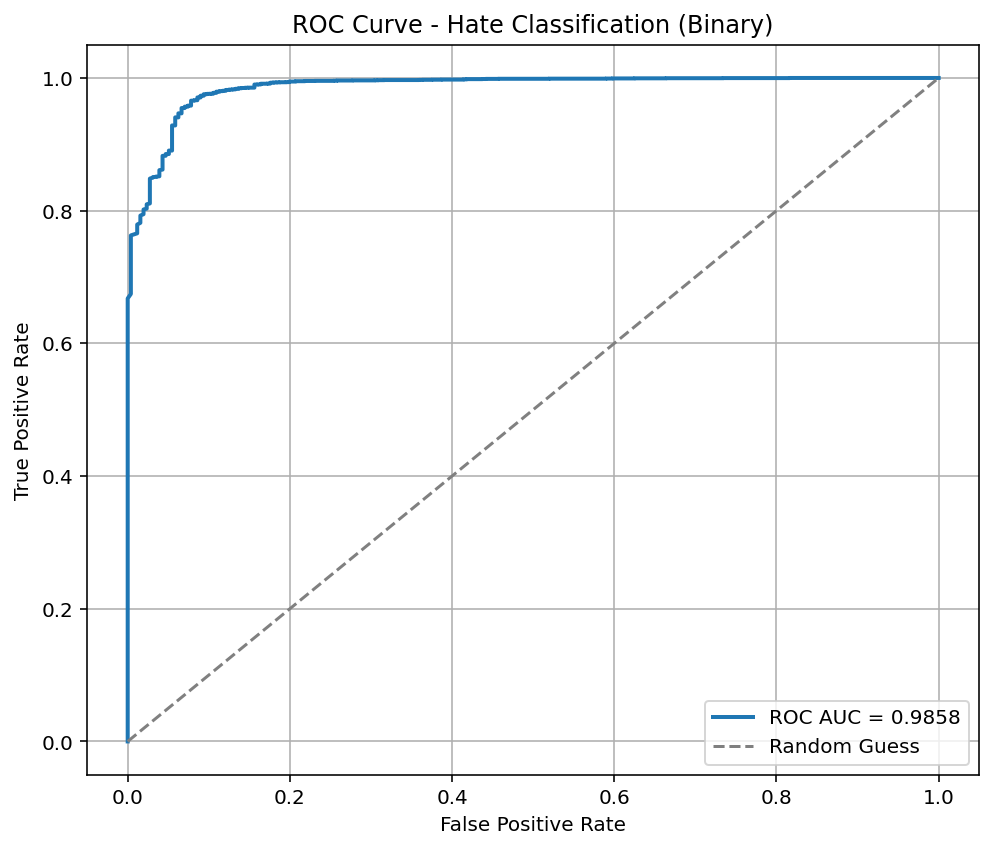

Write Python code to recreate this figure.
import pandas as pd
import torch
import numpy as np
from sklearn.model_selection import train_test_split
from sklearn.preprocessing import LabelEncoder, label_binarize
from sklearn.metrics import roc_auc_score, roc_curve
from transformers import AutoTokenizer, AutoModelForSequenceClassification
from datasets import Dataset
import matplotlib.pyplot as plt
from torch.nn.functional import softmax

# MODELİ YÜKLE
# Hate modelinizi yüklemek için yolu güncelledik
model_path = "./distilbert_hate_final_model"
model = AutoModelForSequenceClassification.from_pretrained(model_path)
tokenizer = AutoTokenizer.from_pretrained(model_path)
device = "cuda" if torch.cuda.is_available() else "cpu"
model = model.to(device)
model.eval() # Modeli değerlendirme moduna al

# VERİYİ YÜKLE
df = pd.read_excel("../MonkeyPox.xlsx")
# 'Sentiment' yerine 'Hate' sütununu kullanıyoruz
df = df[['Translated Post Description', 'Hate']].dropna()
df['Translated Post Description'] = df['Translated Post Description'].apply(lambda x: " ".join(str(x).split()[:250]))
df['Hate'] = df['Hate'].str.lower().str.strip()

# LABEL ENCODE
le = LabelEncoder()
df['label'] = le.fit_transform(df['Hate'])

# TEST VERİSİ
X_train, X_test, y_train, y_test = train_test_split(
    df['Translated Post Description'],
    df['label'],
    test_size=0.1,
    stratify=df['label'],
    random_state=42
)

# TOKENİZASYON
test_ds = Dataset.from_dict({"text": X_test.tolist(), "label": y_test.tolist()})
test_ds = test_ds.map(lambda x: tokenizer(x['text'], padding="max_length", truncation=True, max_length=512), batched=True)

# MODEL İLE TAHMİN
all_logits = []
model.eval() # Modeli değerlendirme moduna al
with torch.no_grad(): # Gradyan hesaplamalarını devre dışı bırak (bellek ve hız için)
    # Batch boyutunu modelin eğitiminde kullanılan batch boyutuyla uyumlu tutmak iyi bir uygulamadır.
    # Burada 16 olarak ayarlı, eğitimde 8 kullanıyorduk. 8 olarak değiştirebiliriz.
    batch_size_inference = 8 # Eğitimdeki batch boyutunu kullanmak daha tutarlı olabilir
    for i in range(0, len(test_ds), batch_size_inference):
        batch = test_ds[i:i+batch_size_inference]
        inputs = {
            'input_ids': torch.tensor(batch['input_ids']).to(model.device),
            'attention_mask': torch.tensor(batch['attention_mask']).to(model.device)
        }
        outputs = model(**inputs)
        all_logits.append(outputs.logits.cpu().numpy())

# SONUÇLARI HAZIRLA
all_logits = np.concatenate(all_logits, axis=0)
probs = softmax(torch.tensor(all_logits), dim=1).numpy()
num_labels = model.config.num_labels

# ROC AUC Eğrisi Çizimi
if num_labels == 2:
    # İkili sınıflandırma (hate ve not hate) için ROC AUC
    auc = roc_auc_score(y_test, probs[:, 1])
    fpr, tpr, _ = roc_curve(y_test, probs[:, 1])
    
    plt.figure(figsize=(7, 6))
    plt.plot(fpr, tpr, label=f"ROC AUC = {auc:.4f}", linewidth=2)
    plt.plot([0, 1], [0, 1], linestyle="--", color="gray", label="Random Guess")
    plt.xlabel("False Positive Rate")
    plt.ylabel("True Positive Rate")
    plt.title("ROC Curve - Hate Classification (Binary)") # Başlığı güncelledik
    plt.legend()
    plt.grid(True)
    plt.tight_layout()
    plt.show()

else:
    # Çoklu sınıflandırma için ROC AUC (eğer 2'den fazla sınıf olsaydı)
    y_test_binarized = label_binarize(y_test, classes=np.arange(num_labels))
    auc = roc_auc_score(y_test_binarized, probs, multi_class="ovo", average="macro")

    plt.figure(figsize=(8, 6))
    for i in range(num_labels):
        fpr, tpr, _ = roc_curve(y_test_binarized[:, i], probs[:, i])
        # Sınıf isimlerini le.classes_ ile alıyoruz
        plt.plot(fpr, tpr, label=f"{le.classes_[i]} (AUC: {roc_auc_score(y_test_binarized[:, i], probs[:, i]):.3f})")
    plt.plot([0, 1], [0, 1], 'k--', label="Random Guess")
    plt.xlabel("False Positive Rate")
    plt.ylabel("True Positive Rate")
    plt.title("ROC Curve - Hate Classification (Multi-Class)") # Başlığı güncelledik
    plt.legend()
    plt.grid(True)
    plt.tight_layout()
    plt.show()

print(f"\n✅ ROC AUC Skoru (macro average): {auc:.4f}")
